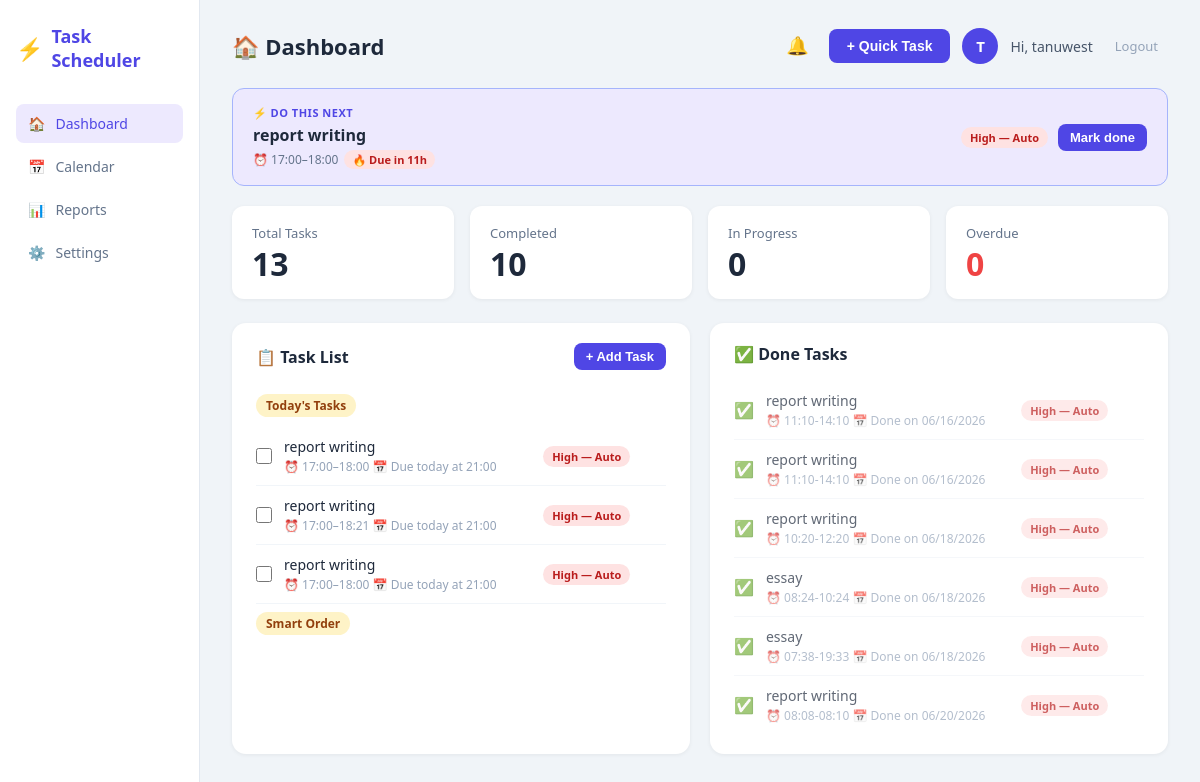
The page /dashboard (signed in) on the database its author committed.
### models.py (models this page shows)
class User(UserMixin, db.Model):
    id = db.Column(db.Integer, primary_key=True)
    username = db.Column(db.String(80), unique=True, nullable=False)
    email = db.Column(db.String(120), unique=True, nullable=False)
    password = db.Column(db.String(200), nullable=False)
    tasks = db.relationship('Task', backref='user', lazy=True)

class Task(db.Model):
    id = db.Column(db.Integer, primary_key=True)
    title = db.Column(db.String(200), nullable=False)
    description = db.Column(db.Text, default='')
    priority = db.Column(db.String(10), default='Medium')
    status = db.Column(db.String(20), default='Pending')
    due_date = db.Column(db.DateTime, nullable=True)
    deadline_time = db.Column(db.String(10), default='')
    start_time = db.Column(db.String(10), default='')
    end_time = db.Column(db.String(10), default='')
    created_at = db.Column(db.DateTime, default=datetime.utcnow)
    completed_at = db.Column(db.DateTime, nullable=True)
    is_recurring = db.Column(db.Boolean, default=False)
    recur_type = db.Column(db.String(20), default='')
    user_id = db.Column(db.Integer, db.ForeignKey('user.id'), nullable=False)

### routes.py (the view)
@main.route('/')
@main.route('/dashboard')
@login_required
def dashboard():
    tasks = Task.query.filter_by(user_id=current_user.id).all()
    total = len(tasks)
    completed = len([t for t in tasks if t.status == 'Done'])
    in_progress = len([t for t in tasks if t.status == 'In Progress'])
    overdue_tasks = get_overdue_tasks(tasks)
    overdue = len(overdue_tasks)
    today_tasks = get_todays_tasks(tasks)
    done_tasks = [t for t in tasks if t.status == 'Done']
    next_task = get_next_task(tasks)
    workload = analyze_workload(tasks)
    smart_order = prioritize_tasks(tasks)
    return render_template('dashboard.html',
        tasks=tasks,
        smart_order=smart_order,
        today_tasks=today_tasks,
        done_tasks=done_tasks,
        next_task=next_task,
        workload=workload,
        overdue_tasks=overdue_tasks,
        total=total,
        completed=completed,
        in_progress=in_progress,
        overdue=overdue,
        now=datetime.utcnow()
    )

### app.py (called while the page is built)
@login_manager.user_loader
def load_user(user_id):
    return User.query.get(int(user_id))

### scheduler.py (called while the page is built)
def calculate_duration_minutes(start_time, end_time):
    try:
        sh, sm = map(int, start_time.split(':'))
        eh, em = map(int, end_time.split(':'))
        return (eh * 60 + em) - (sh * 60 + sm)
    except:
        return 60

def score(task):
    priority_weight = {'High': 30, 'Medium': 20, 'Low': 10}
    p = priority_weight.get(task.priority, 10)
    urgency = 0
    if task.due_date:
        hours_left = (task.due_date - datetime.utcnow()).total_seconds() / 3600
        if hours_left < 0:
            urgency = 50
        elif hours_left < 24:
            urgency = 40
        elif hours_left < 48:
            urgency = 30
        elif hours_left < 168:
            urgency = 15
        else:
            urgency = 5
    duration = calculate_duration_minutes(task.start_time, task.end_time)
    if duration <= 30:
        duration_bonus = 5
    elif duration <= 60:
        duration_bonus = 3
    else:
        duration_bonus = 0
    days_old = (datetime.utcnow() - task.created_at).days
    age_bonus = min(days_old, 10)
    return p + urgency + duration_bonus + age_bonus

def prioritize_tasks(tasks):
    pending = [t for t in tasks if t.status != 'Done']
    pending.sort(key=lambda t: (
        -score(t),
        t.due_date or datetime.max,
        calculate_duration_minutes(t.start_time, t.end_time),
        t.created_at
    ))
    return pending

def get_todays_tasks(tasks):
    today = datetime.utcnow().date()
    pending = [t for t in tasks if t.status != 'Done']
    return [t for t in pending if t.due_date and t.due_date.date() == today]

def get_overdue_tasks(tasks):
    now = datetime.utcnow()
    return [
        t for t in tasks
        if t.status != 'Done' and t.due_date and t.due_date < now
    ]

def get_next_task(tasks):
    prioritized = prioritize_tasks(tasks)
    return prioritized[0] if prioritized else None

### templates/dashboard.html (shortened to what this page needs)
{% extends "base.html" %}
{% block page_title %}🏠 Dashboard{% endblock %}
{% block content %}
{% if next_task %}
<div class="smart-banner">
  <div class="smart-banner-left">
    <span class="smart-label">⚡ Do this next</span>
    <span class="smart-title">{{ next_task.title }}</span>
    <span class="smart-meta">
      {% if next_task.start_time %}⏰ {{ next_task.start_time }}–{{ next_task.end_time }}  {% endif %}
      {% if next_task.due_date %}
        {% set hours_left = ((next_task.due_date - now).total_seconds() / 3600)|int %}
        {% if hours_left < 0 %}
          <span class="urgent-tag">⚠️ Overdue</span>
        {% elif hours_left < 24 %}
          <span class="urgent-tag">🔥 Due in {{ hours_left }}h</span>
        {% else %}
          📅 Due {{ next_task.due_date.strftime('%b %d') }}
        {% endif %}
      {% endif %}
    </span>
  </div>
  <div class="smart-banner-right">
    <span class="badge badge-{{ next_task.priority.lower() }}">{{ next_task.priority }} — Auto</span>
    <button class="btn-primary small" onclick="markDone({{ next_task.id }}, this)">Mark done</button>
  </div>
</div>
{% endif %}
<div class="stats-row">
  <div class="stat-card">
    <div class="stat-label">Total Tasks</div>
    <div class="stat-value">{{ total }}</div>
  </div>
  <div class="stat-card">
    <div class="stat-label">Completed</div>
    <div class="stat-value">{{ completed }}</div>
  </div>
  <div class="stat-card">
    <div class="stat-label">In Progress</div>
    <div class="stat-value">{{ in_progress }}</div>
  </div>
  <div class="stat-card">
    <div class="stat-label">Overdue</div>
    <div class="stat-value overdue">{{ overdue }}</div>
  </div>
</div>
<div class="two-col">
  <div class="card">
    <div class="card-header">
      <h2>📋 Task List</h2>
      <button class="btn-primary small" onclick="openAddModal()">+ Add Task</button>
    </div>
    {% if today_tasks %}
    <div class="section-label">Today's Tasks</div>
    {% for task in today_tasks %}
    <div class="task-item" id="task-{{ task.id }}">
      <input type="checkbox" onchange="markDone({{ task.id }}, this)"/>
      <div class="task-info">
        <div class="task-title">{{ task.title }}</div>
        <div class="task-meta">
          {% if task.start_time %}⏰ {{ task.start_time }}–{{ task.end_time }}  {% endif %}
          📅 Due today{% if task.deadline_time %} at {{ task.deadline_time }}{% endif %}
        </div>
      </div>
      <span class="badge badge-{{ task.priority.lower() }}">{{ task.priority }} — Auto</span>
    </div>
    {% endfor %}
    {% endif %}
    <div class="section-label">Smart Order</div>
  </div>
 <div class="card">
    <div class="card-header">
      <h2>✅ Done Tasks</h2>
    </div>
    {% for task in done_tasks[:6] %}
    <div class="task-item done" id="task-{{ task.id }}">
      <span class="done-check">✅</span>
      <div class="task-info">
        <div class="task-title">{{ task.title }}</div>
        <div class="task-meta">
          {% if task.start_time %}⏰ {{ task.start_time }}-{{ task.end_time }}  {% endif %}
          {% if task.completed_at %}📅 Done on {{ task.completed_at.strftime('%m/%d/%Y') }}{% endif %}
        </div>
      </div>
      <span class="badge badge-{{ task.priority.lower() }}">{{ task.priority }} — Auto</span>
    </div>
    {% else %}
    <p class="empty-state">No completed tasks yet</p>
    {% endfor %}
  </div>
</div>
{% endblock %}

### templates/base.html (shortened to what this page needs)
<!DOCTYPE html>
<html lang="en">
<head>
  <link rel="stylesheet" href="{{ url_for('static', filename='style.css') }}"/>
</head>
<body>
  <div class="app-wrapper">
    <aside class="sidebar">
      <div class="logo">
        <span class="logo-icon">⚡</span>
        <span class="logo-text">Task Scheduler</span>
      </div>
      <nav>
        <a href="{{ url_for('main.dashboard') }}" class="nav-link {% if request.endpoint == 'main.dashboard' %}active{% endif %}">
          <span>🏠</span> Dashboard
        </a>
        <a href="{{ url_for('main.calendar') }}" class="nav-link {% if request.endpoint == 'main.calendar' %}active{% endif %}">
          <span>📅</span> Calendar
        </a>
        <a href="{{ url_for('main.reports') }}" class="nav-link {% if request.endpoint == 'main.reports' %}active{% endif %}">
          <span>📊</span> Reports
        </a>
        <a href="{{ url_for('main.settings') }}" class="nav-link {% if request.endpoint == 'main.settings' %}active{% endif %}">
  <span>⚙️</span> Settings
</a>
      </nav>
    </aside>
    <main class="main-content">
      <div class="topbar">
        <h1 class="page-title">{% block page_title %}Dashboard{% endblock %}</h1>
        <div class="topbar-right">
          <div class="notif-wrapper">
            <button class="btn-icon notif-bell" onclick="toggleNotifPanel()" id="notif-btn">
              🔔
            </button>
          </div>
          {% if request.endpoint == 'main.dashboard' %}
          <button class="btn-primary" onclick="openAddModal()">+ Quick Task</button>
          {% endif %}
          <div class="user-avatar">{{ current_user.username[0].upper() }}</div>
          <span class="username">Hi, {{ current_user.username }}</span>
          <a href="{{ url_for('auth.logout') }}" class="btn-logout">Logout</a>
        </div>
      </div>
      {% block content %}{% endblock %}
    </main>
  </div>
</body>
</html>

### rows shown on the page
User: username "T", username "tanuwest"
Task: title "report writing", start_time "17:00", end_time "18:00", priority "High", deadline_time "21:00"
Task: title "report writing", start_time "17:00", end_time "18:21", deadline_time "21:00", priority "High"
Task: title "report writing", start_time "17:00", end_time "18:00", deadline_time "21:00", priority "High"
Task: title "report writing", start_time "11:10", end_time "14:10", completed_at "06/16/2026", priority "High"
Task: title "report writing", start_time "11:10", end_time "14:10", completed_at "06/16/2026", priority "High"
Task: title "report writing", start_time "10:20", end_time "12:20", completed_at "06/18/2026", priority "High"
Task: title "essay", start_time "08:24", end_time "10:24", completed_at "06/18/2026", priority "High"
Task: title "essay", start_time "07:38", end_time "19:33", completed_at "06/18/2026", priority "High"
Task: title "report writing", start_time "08:08", end_time "08:10", completed_at "06/20/2026", priority "High"

### other values the page prints
{{ total }} "13"
{{ completed }} "10"
{{ in_progress }} "0"
{{ overdue }} "0"
